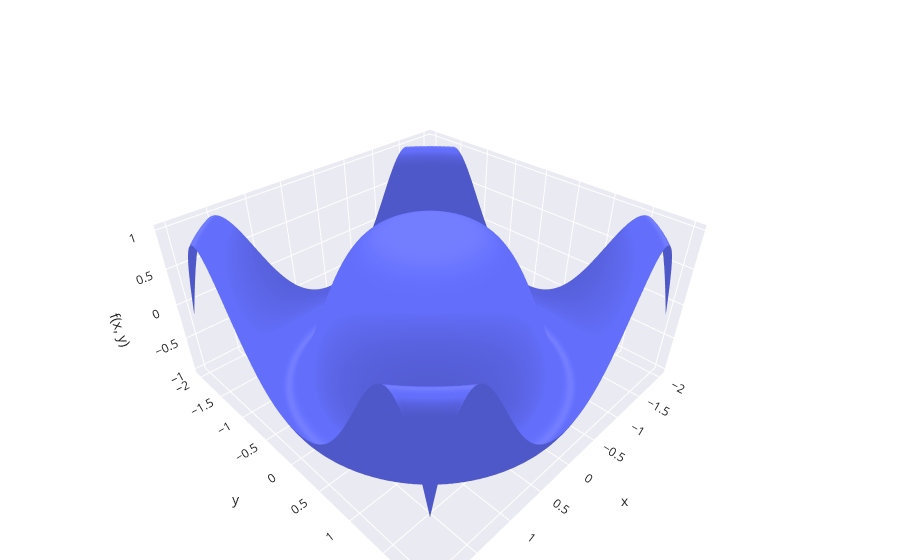

Source (notebook cell):
### Markdown cell above
An additional backend (`KB`) is available in 3D. 
3D plotting with the `KB` and `BB` backends are much more fluid than with matplotlib.
`BB` does not work in 3D.

### Code cell
(x,y) = symbols( ('x', 'y') )
plot3d(cos(x**2 + y**2), (x, -2, 2), (y, -2, 2), backend=PB)

### Figure 1 — Plotly figure (JSON) as saved in the notebook; plotly's stock layout.template omitted (floating-point values rounded to 4 significant figures; data arrays with more than 128 entries replaced by an {"elided": "..."} marker saying what was removed)
{"data": [{"cmax": 1.0, "cmin": -1.0, "colorbar": {"len": 1, "title": {"side": "right", "text": "cos(x**2 + y**2)"}, "x": 1, "y": 0, "yanchor": "bottom"}, "colorscale": [[0, "#636EFA"], [1, "#636EFA"]], "name": "cos(x**2 + y**2)", "showlegend": true, "showscale": false, "surfacecolor": {"elided": "100x100 float values"}, "type": "surface", "x": {"elided": "100x100 float values"}, "y": {"elided": "100x100 float values"}, "z": {"elided": "100x100 float values"}}], "layout": {"margin": {"b": 0, "l": 0, "r": 40, "t": 50}, "polar": {"angularaxis": {"direction": "counterclockwise", "dtick": 30, "rotation": 0}}, "scene": {"aspectratio": {}, "camera": {}, "xaxis": {"showgrid": true, "title": {"text": "x"}, "type": "linear", "visible": true, "zeroline": true}, "yaxis": {"showgrid": true, "title": {"text": "y"}, "type": "linear", "visible": true, "zeroline": true}, "zaxis": {"showgrid": true, "title": {"text": "f(x, y)"}, "type": "linear", "visible": true, "zeroline": true}}, "showlegend": false, "title": {"text": "<b></b>", "x": 0.5}, "xaxis": {"constrain": "domain", "minor": {"showgrid": false}, "showgrid": true, "title": {"text": "x"}, "type": "linear", "visible": true, "zeroline": true}, "yaxis": {"minor": {"showgrid": false}, "showgrid": true, "title": {"text": "y"}, "type": "linear", "visible": true, "zeroline": true}}}
